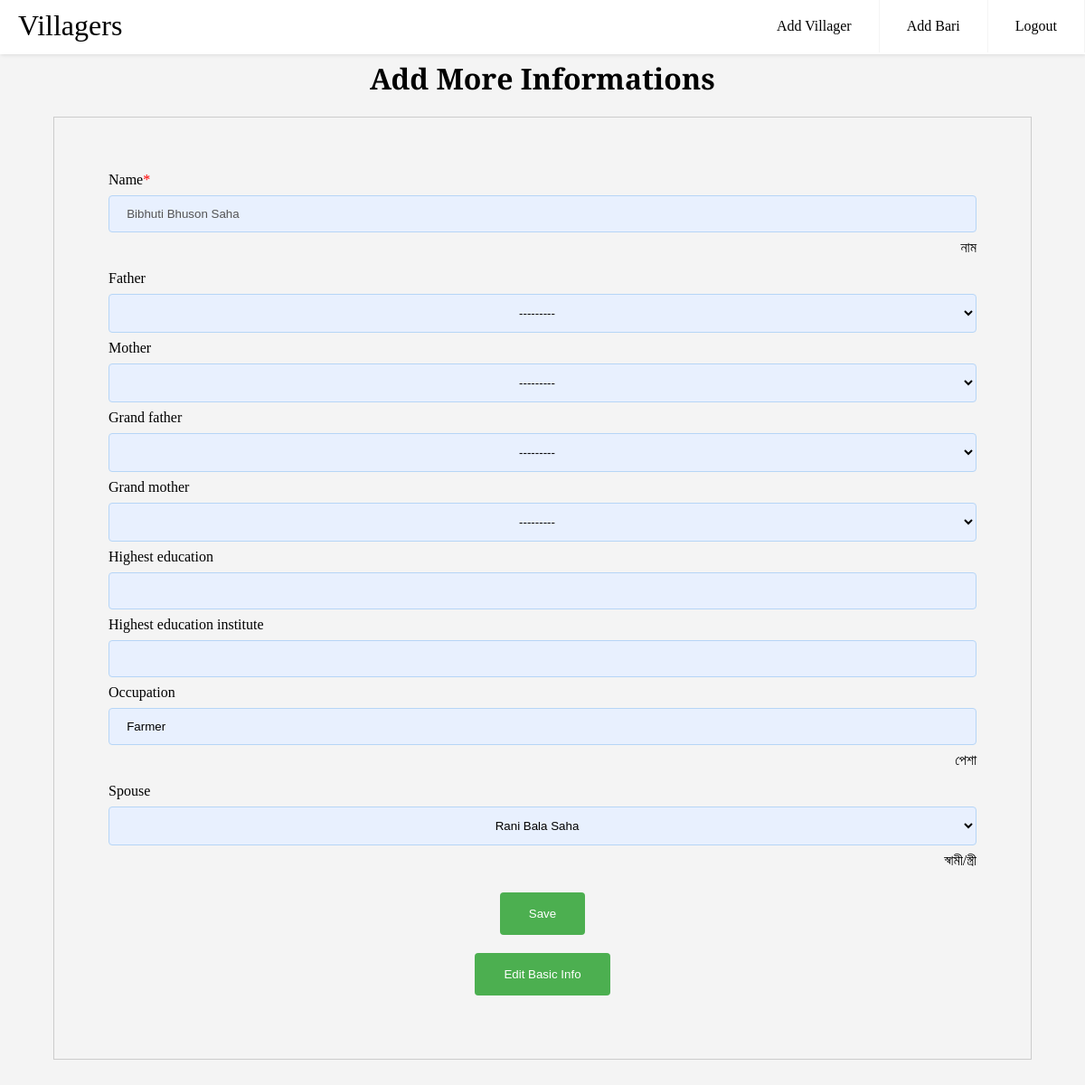
/1/add-more-information/ (signed in), run on an earlier commit of the app's database.
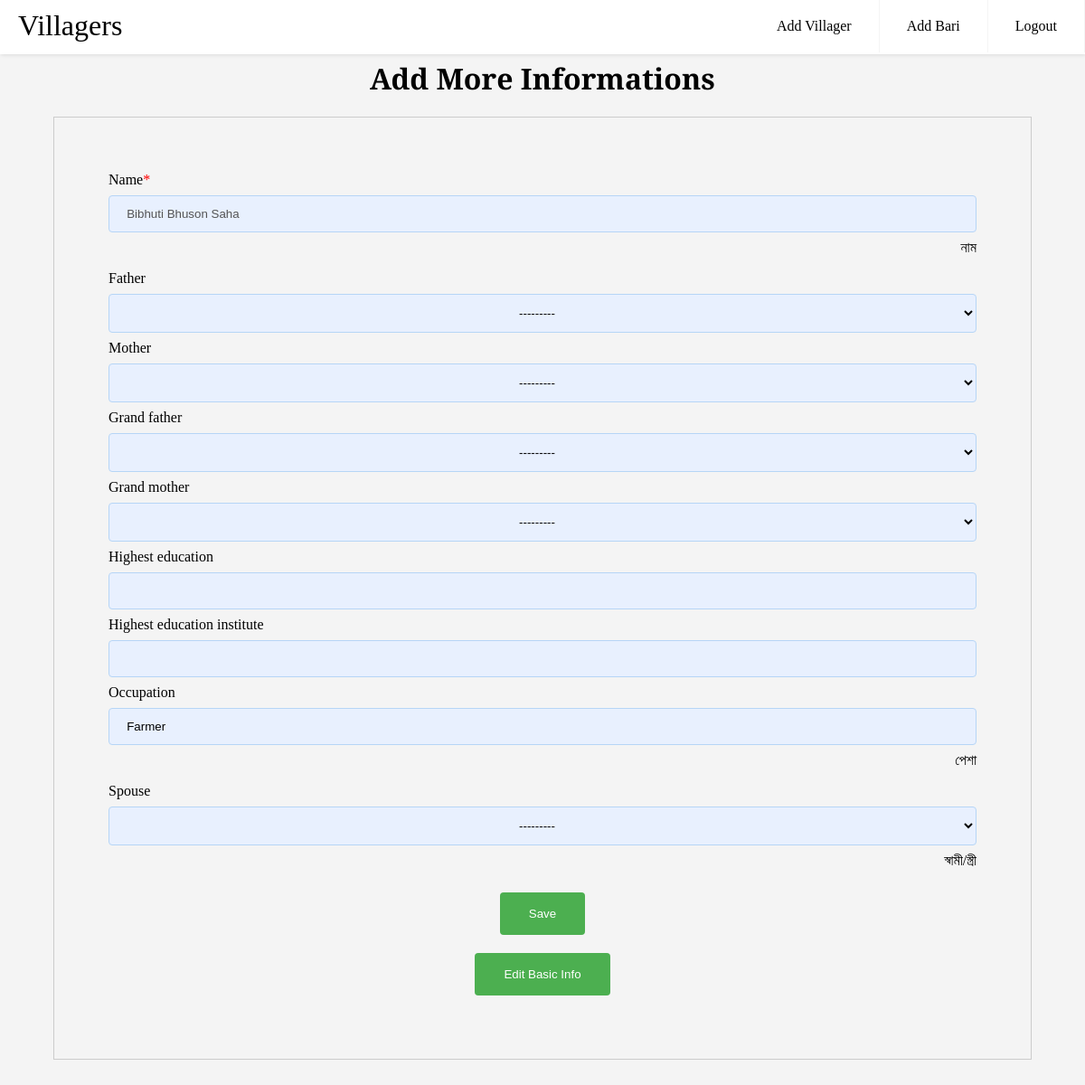
And on a later commit of the database.
### villagers/models.py (models this page shows, shortened)
class Villager(models.Model):
    name = models.CharField(max_length=50, blank=False, null=False, help_text='নাম')
    sex_option = (
        (None, ''),
        ('Male', 'Male'),
        ('Female', 'Female'),
    )
    sex = models.CharField(
        max_length=10,
        choices=sex_option,
        blank=False,
        default='',
        help_text='লিঙ্গ',
    )
    bari = models.ForeignKey('Bari', on_delete=models.SET_DEFAULT, default=None, help_text='বাড়ির নাম')
    father = models.ForeignKey('self', on_delete=models.SET_DEFAULT, default=None, blank=True, null=True,
                               related_name='father_name')
    mother = models.ForeignKey('self', on_delete=models.SET_DEFAULT, default=None, blank=True, null=True,
                               related_name="mother_name")
    grand_father = models.ForeignKey('self', on_delete=models.SET_DEFAULT, default=None, blank=True, null=True,
                                     related_name='grand_father_name')
    grand_mother = models.ForeignKey('self', on_delete=models.SET_DEFAULT, default=None, blank=True, null=True,
                                     related_name="grand_mother_name")
    highest_education = models.CharField(max_length=200, blank=True, null=True)
    highest_education_institute = models.CharField(max_length=100, blank=True, null=True)
    occupation = models.CharField(max_length=100, blank=True, null=True, help_text='পেশা')
    marital_status_option = (
        (None, ''),
        ('Married', 'Married'),
        ('Unmarried', 'Unmarried'),
    )
    marital_status = models.CharField(
        max_length=10,
        choices=marital_status_option,
        blank=False,
        default='',
        help_text='বৈবাহিক অবস্থা',
    )
    spouse = models.ForeignKey('self', on_delete=models.SET_DEFAULT, default=None, blank=True, null=True, help_text='স্বামী/স্ত্রী')
    lives_in_villager_option = (
        (None, ''),
        ('Yes', 'Yes'),
        ('No', 'No'),
    )
    lives_in_village = models.CharField(
        max_length=10,
        choices=lives_in_villager_option,
        blank=False,
        default='',
        help_text='বর্তমানে গ্রামে থাকেন?',
    )
    alive_option = (
        (None, ''),
        ('Alive', 'Alive'),
        ('Dead', 'Dead'),
    )
    alive = models.CharField(
        max_length=10,
        choices=alive_option,
        blank=False,
        default='',
        help_text='জীবিত আছেন?',
    )
    def __str__(self):
        return self.name

### villagers/views.py (the view, shortened to what this page needs)
# urls.py: path('<int:pk>/add-more-information/', add_more_information_villager, name='villager-add-more-info'),
@login_required
def add_more_information_villager(request, pk):
    instance = get_object_or_404(Villager, pk=pk)
    form = VillagerAddMoreInfoForm(request.POST or None, instance=instance)
    object = Villager.objects.exclude(id=instance.id).filter(bari=instance.bari)
    form.fields['father'].queryset = object.filter(sex='Male')
    form.fields['mother'].queryset = object.filter(sex='Female')
    form.fields['grand_father'].queryset = object.filter(sex='Male')
    form.fields['grand_father'].queryset = object.filter(sex='Female')
    if instance.marital_status == 'Unmarried':
        form.fields['spouse'].disabled = True
    else:
        if instance.sex == 'Male':
            form.fields['spouse'].queryset = object.filter(sex='Female')
        else:
            form.fields['spouse'].queryset = object.filter(sex='Male')
    return render(request, 'villagers/villager_add_more_info.html', {'form': form, 'id': pk})

### villagers/views.py
class VillagerAddMoreInfoForm(ModelForm):
    def __init__(self, *args, **kwargs):
        super().__init__(*args, **kwargs)
        self.fields['name'].disabled = True
    class Meta:
        model = Villager
        fields = ['name', 'father', 'mother', 'grand_father', 'grand_mother', 'highest_education',
                  'highest_education_institute', 'occupation', 'spouse']

### villagers/templates/villagers/villager_add_more_info.html (shortened to what this page needs)
{% extends 'base_generic.html' %}
{% load static %}
{% load villager_custom_template_tag %}
{% load crispy_forms_tags %}
{% load crispy_forms_field %}
{% block content %}
    <link href="{% static 'villagers/css/villager_create.css' %}" rel="stylesheet">
    <h1 style="text-align: center">Add More Informations</h1>
    <div class="form-box">
        <form method="post">
            {{ form.name | as_crispy_field }}
            {{ form.father | as_crispy_field }}
            {{ form.mother | as_crispy_field }}
            {{ form.grand_father | as_crispy_field }}
            {{ form.grand_mother | as_crispy_field }}
            {{ form.highest_education | as_crispy_field}}
            {{ form.highest_education_institute | as_crispy_field}}
            {{ form.occupation | as_crispy_field}}
            {{ form.spouse | as_crispy_field}}
            <div class="center">
                <button type="submit" value="Save" name="Save">Save</button>
            </div>
        </form>
        <div class="center">
            <button onclick="window.location.href = '{% url 'villager-edit' id %}'" >Edit Basic Info</button>
        </div>
    </div>
{% endblock %}

What changed in the data, as far as the page shows it:
changed Villager "Bibhuti Bhuson Saha": spouse "Rani Bala Saha" → "---------"
